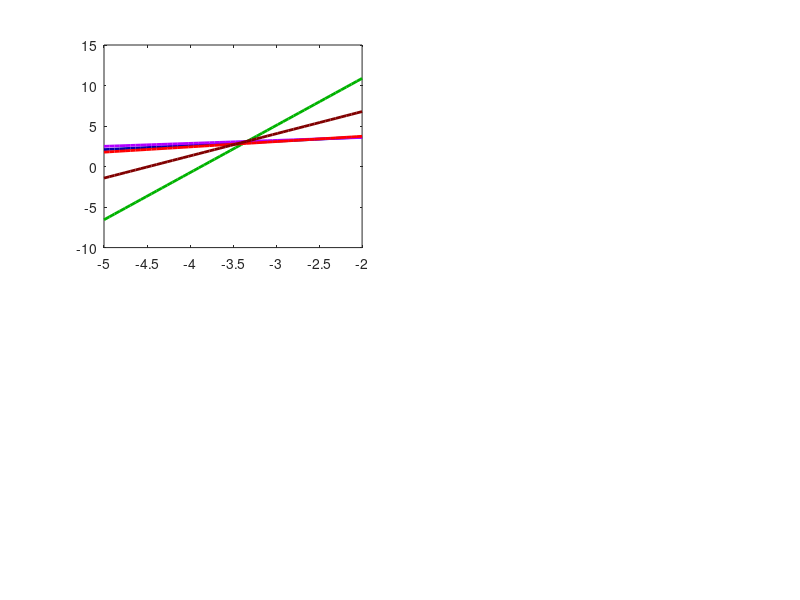

This figure's MATLAB source: (Note: this script raises an error after producing the figure.)
% Linear regressions of zmeso biomass with surf chl 
% Tropical regions, annual climatology
% Historic and SSP585

clear all
close all

%%
load('Hist_coeffs_mod_chl_Ntemp_SprSum_200.mat');
Hist.mod = mod;
Hist.slop = slop;
Hist.int = int;

clear mod slop int

%%
load('SSP585_coeffs_mod_chl_Ntemp_SprSum_200.mat');
SSP.mod = mod;
SSP.slop = slop;
SSP.int = int;

clear mod slop int

%% predict mesozoo over chl values
% Models have a very large range
% Don't know units of obs
chl = logspace(-5,-2);
hzoo = Hist.int + Hist.slop * log10(chl);
szoo = SSP.int + SSP.slop * log10(chl);

%% color same as Taylor diagrams
cm=[0 0.7 0;...   %g
    0 0 0.65;...  %b
    0.7 0 1;...   %purple
    1 0 0;...     %r
    0.5 0 0;...   %maroon
    0.35 0.35 0.35]; %grey
set(groot,'defaultAxesColorOrder',cm);

%% figures
figure(1)
subplot(2,2,1)
plot(log10(chl),hzoo(1:5,:),'LineWidth',2)
legend(SSP.mod)
legend('location','northwest')
xlim([-5 -2])
xlabel('log_1_0 chl (kg m^-^3)')
ylabel('log_1_0 zmeso (mgC m^-^2)')
title('Hist')

subplot(2,2,3)
plot(log10(chl),hzoo(1:5,:),'LineWidth',2)
% legend(SSP.mod)
% legend('location','northwest')
xlim([-5 -2])
ylim([-5 10])
xlabel('log_1_0 chl (kg m^-^3)')
ylabel('log_1_0 zmeso (mgC m^-^2)')
title('Hist')

subplot(2,2,2)
plot(log10(chl),szoo,'LineWidth',2)
xlim([-5 -2])
xlabel('log_1_0 chl (kg m^-^3)')
ylabel('log_1_0 zmeso (mgC m^-^2)')
title('SSP 585')

subplot(2,2,4)
plot(log10(chl),szoo,'LineWidth',2)
xlim([-5 -2])
ylim([-5 10])
xlabel('log_1_0 chl (kg m^-^3)')
ylabel('log_1_0 zmeso (mgC m^-^2)')
title('SSP 585')
print('-dpng','Hist_SSP585_lm_zm_chl_Ntemp_SprSum_clim_200.png')

%% linear regression of hist vs. future
% MISSING TOOLBOX?
mdl = fitlm(Hist.int(1:5),SSP.int);
ypred = predict(mdl,Hist.int(1:5));

mdl2 = fitlm(Hist.int(2:5),SSP.int(2:5));
ypred2 = predict(mdl2,Hist.int(2:5));

test=mdl.Coefficients;
tt=table2array(test);

%%
figure(2)
subplot(2,2,1)
for i=1:5
    plot(Hist.int(i),SSP.int(i),'.','MarkerSize',20); hold on;
end
%plot(Hist.int(1:5),ypred,'--k'); hold on;
legend(SSP.mod)
legend('location','northwest')
%xlim([-5 -2])
xlabel('Historic chl sensitivity')
ylabel('Future chl sensitivity')
title('Zmeso vs. chl')
text(40,10,'R^2 = 0.99');
text(40,5,'p = 5.18e-5');

subplot(2,2,3)
for i=1:5
    plot(Hist.int(i),SSP.int(i),'.','MarkerSize',20); hold on;
end
%plot(Hist.int(2:5),ypred2,'--k'); hold on;
% legend(SSP.mod)
% legend('location','southeast')
xlim([3 14])
xlabel('Historic chl sensitivity')
ylabel('Future chl sensitivity')
title('Zmeso vs. chl')
text(10,4,'R^2 = 0.86');
text(10,3,'p = 0.07');
print('-dpng','Hist_SSP585_sens_zm_chl_Ntemp_SprSum_clim_200.png')


